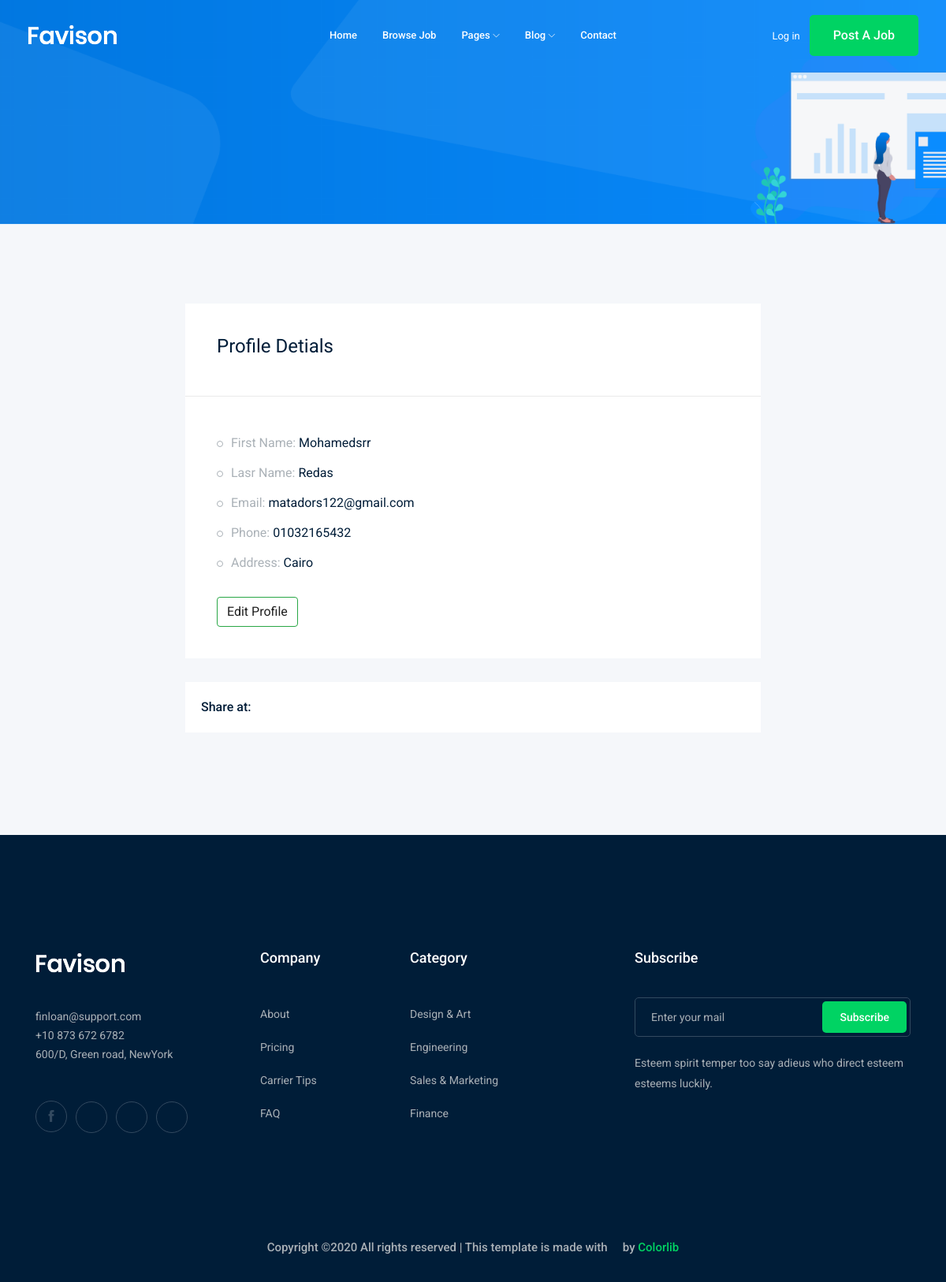
/accounts/profile/ (signed in), run on the app's committed database.
### accounts/models.py (models this page shows, shortened)
class Profile(models.Model):
    user        = models.OneToOneField(User, on_delete=models.CASCADE)
    phoneNumber = models.CharField(max_length=15, null=True)
    image       = models.ImageField(upload_to="UserProfilePic/",null=True)
    city        = models.ForeignKey('UserCity', related_name='user_city', on_delete=models.CASCADE, null=True)

class UserCity(models.Model):
    name = models.CharField(max_length=30, null=True)
    def __str__(self):
        return str(self.name)

### accounts/views.py (the view)
# urls.py: path("profile/", views.profile, name="profile"),
def profile(request):
    profile = Profile.objects.get(user=request.user)
    context= {
        'profile':profile
    }
    return render (request,'accounts/profile.html',context)

### accounts/templates/accounts/profile.html (shortened to what this page needs)
{% extends 'job/main.html' %}
{% load bootstrap4 %}
    {% block body%}
    <div class="bradcam_area bradcam_bg_1">
        <div class="container">
            <div class="row">
                <div class="col-xl-12">
                </div>
            </div>
        </div>
    </div>
    <div class="job_details_area">
        <div class="container">
            <div class="row">
                <div class="col-lg-8 mx-auto">
                    <div class="job_sumary">
                        <div class="summery_header">
                            <h3>Profile Detials</h3>
                        </div>
                        <div class="job_content">
                            <ul>
                                <li>First Name: <span>{{profile.user.first_name}}</span></li>
                                <li>Lasr Name: <span>{{profile.user.last_name}}</span></li>
                                <li>Email: <span>{{profile.user.email}}</span></li>
                                <li>Phone: <span>{{profile.phoneNumber}}</span></li>
                                <li>Address: <span>{{profile.city}}</span></li>
                            </ul>
                            <br>
                            <div>
                                <button class="btn btn-outline-success"><a href="{% url 'accounts:edit_profile'%}">Edit Profile</a></button>
                            </div>
                        </div>
                    </div>
                    <div class="share_wrap d-flex">
                        <span>Share at:</span>
                        <ul>
                            <li><a href="#"> <i class="fa fa-facebook"></i></a> </li>
                            <li><a href="#"> <i class="fa fa-google-plus"></i></a> </li>
                            <li><a href="#"> <i class="fa fa-twitter"></i></a> </li>
                            <li><a href="#"> <i class="fa fa-envelope"></i></a> </li>
                        </ul>
                    </div>
                </div>
            </div>
        </div>
    </div>
    {% endblock %}

### data on the page
Profile: user.first_name "Mohamedsrr", user.last_name "Redas", user.email "matadors122@gmail.com", phoneNumber "01032165432", city "Cairo"
